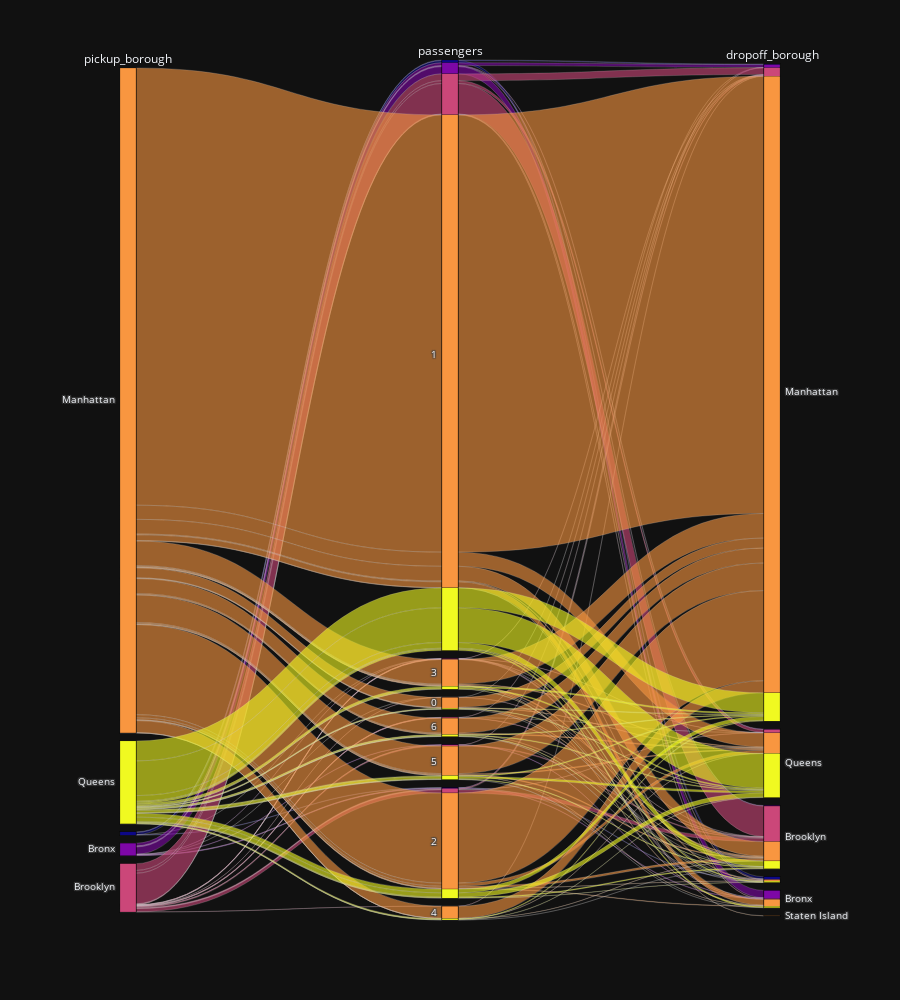

The notebook cell this image was saved under:
### Markdown cell above
Show pickup_borough, passengers, and dropoff_borough, colored by pickup_borough.

### Code cell
# CODE
alluvialplot(TAXIS, 
        dim_cols=['pickup_borough', 'passengers', 'dropoff_borough'],
        color_col="pickup_borough")

### Figure 1 — Plotly figure (JSON) as saved in the notebook; plotly's stock layout.template omitted (floating-point values rounded to 4 significant figures; data arrays with more than 128 entries replaced by an {"elided": "..."} marker saying what was removed)
{"data": [{"dimensions": [{"label": "pickup_borough", "values": {"elided": "6433 str values"}}, {"label": "passengers", "values": {"elided": "6433 int values"}}, {"label": "dropoff_borough", "values": {"elided": "6433 str values"}}], "domain": {"x": [0, 1], "y": [0, 1]}, "line": {"color": {"elided": "6433 int values"}, "coloraxis": "coloraxis", "shape": "hspline"}, "name": "", "type": "parcats"}], "layout": {"coloraxis": {"colorbar": {"title": {"text": "color"}}, "colorscale": [[0, "#0d0887"], [0.1111, "#46039f"], [0.2222, "#7201a8"], [0.3333, "#9c179e"], [0.4444, "#bd3786"], [0.5556, "#d8576b"], [0.6667, "#ed7953"], [0.7778, "#fb9f3a"], [0.8889, "#fdca26"], [1, "#f0f921"]], "showscale": false}, "height": 1000, "legend": {"tracegroupgap": 0}, "margin": {"t": 60}}}
